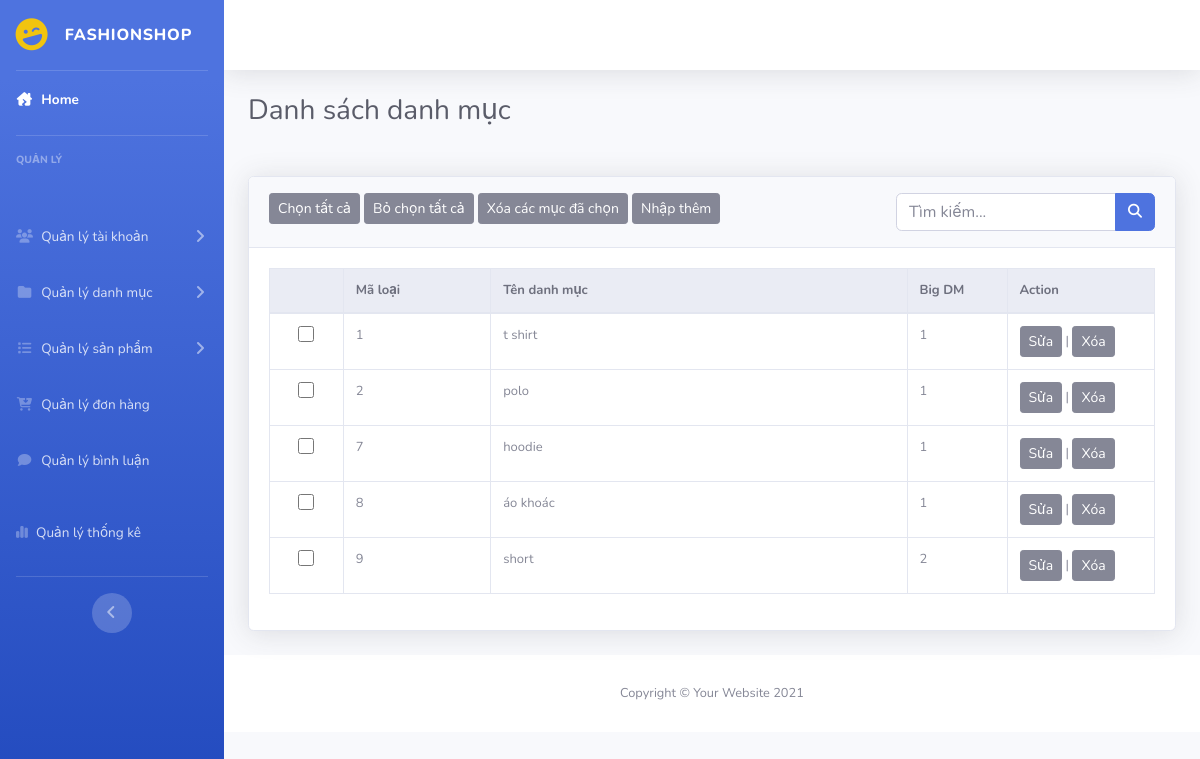
/admin/index.php?act=dsdanhmuc, run on an earlier commit of the app's database.
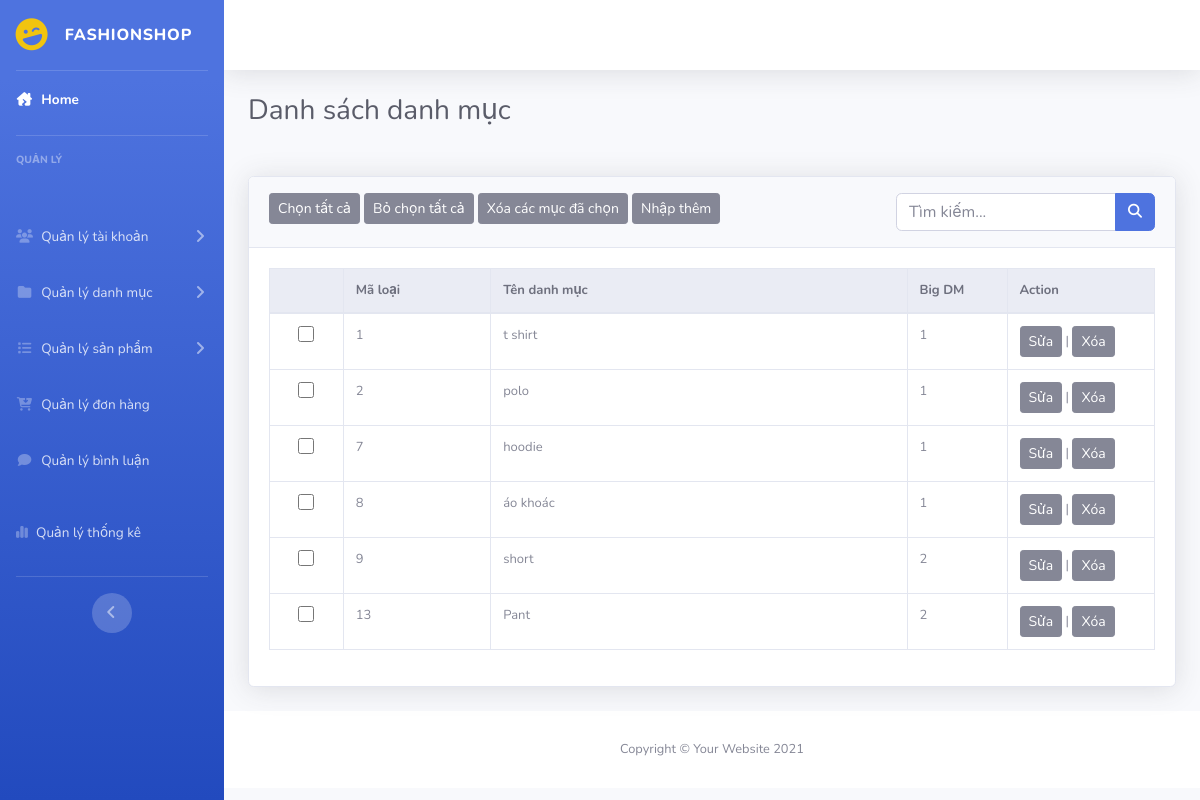
And on a later commit of the database.
### tables this page shows
CREATE TABLE `danhmuc` (
  `id` int(11) NOT NULL COMMENT 'Id danh mục',
  `name` varchar(255) NOT NULL COMMENT 'Tên danh mục',
  `id_dm` int(11) NOT NULL
);

### model/pdo.php (called while the page is built, shortened)
<?php
function pdo_get_connection(){
    $servername = "localhost";
    $username = "root";
    $password = "";
    try {
        $conn = new PDO("mysql:host=$servername;dbname=duan1_09", $username, $password);
        $conn->setAttribute(PDO::ATTR_ERRMODE, PDO::ERRMODE_EXCEPTION);
        return $conn;
    } catch(PDOException $e) {
        echo "Connection failed: " . $e->getMessage();
    }
}
function pdo_query($sql){
    $sql_args=array_slice(func_get_args(),1);
    try{
        $conn=pdo_get_connection();
        $stmt=$conn->prepare($sql);
        $stmt->execute($sql_args);
        $rows=$stmt->fetchAll();
        return $rows;
    }
    catch(PDOException $e){
        throw $e;
    }
    finally{
        unset($conn);
    }
}
?>

### model/danhmuc.php (called while the page is built, shortened)
<?php
function danhsach_danhmuc()
{
    $sql = "SELECT * FROM danhmuc";
    $result = pdo_query($sql);
    return $result;
}

### admin/danhmuc/dsdanhmuc.php (the view)
<div class="container-fluid ">
    <h1 class="h3 mb-2 text-gray-800 mb-5">Danh sách danh mục</h1>
    <div class="card shadow mb-4">
        <div class="card-header py-3">
            <button class="btn btn-secondary btn-sm">Chọn tất cả</button>
            <button class="btn btn-secondary btn-sm">Bỏ chọn tất cả</button>
            <button class="btn btn-secondary btn-sm">Xóa các mục đã chọn</button>
            <a href="?act=add_danhmuc"><button class="btn btn-secondary btn-sm">Nhập thêm</button></a>
            <form action="" class="float-right">
                <div class="input-group">
                    <input type="text" class="form-control" name="kyw" placeholder="Tìm kiếm...">
                    <div class="input-group-append">
                        <button class="btn btn-primary" type="submit" name="search">
                            <i class="fas fa-search fa-sm"></i>
                        </button>
                    </div>
                </div>
            </form>
        </div>
        <div class="card-body">
            <div class="table-responsive">
                <table class="table table-bordered" width="100%" cellspacing="0">
                    <thead class="thead-light">
                        <tr>
                            <th></th>
                            <th>Mã loại</th>
                            <th>Tên danh mục</th>
                            <th>Big DM</th>
                            <th>Action</th>
                        </tr>
                    </thead>
                    <tbody>
                        <?php
                            foreach($dsdm as $dm){
                                extract($dm);
                                echo '
                                <tr>
                                    <td class="col-1 text-center"><input type="checkbox" name="select" id=""></td>
                                    <td class="col-2">'.$id.'</td>
                                    <td>'.$name.'</td>
                                    <td>'.$id_dm.'</td>
                                    <td class="col-2"><a href="index.php?act=update_danhmuc&iddm='.$id.'"><button class="btn btn-secondary btn-sm">Sửa</button></a> |
                                        <a href="index.php?act=delete_danhmuc&iddm='.$id.'"><button class="btn btn-secondary btn-sm">Xóa</button></a>
                                    </td>
                                </tr>
                                ';
                            }
                        ?>
                    </tbody>
                </table>
            </div>
        </div>
    </div>
</div>

What changed in the data, as far as the page shows it:
added danhmuc: id "13", name "Pant", id_dm "2"
